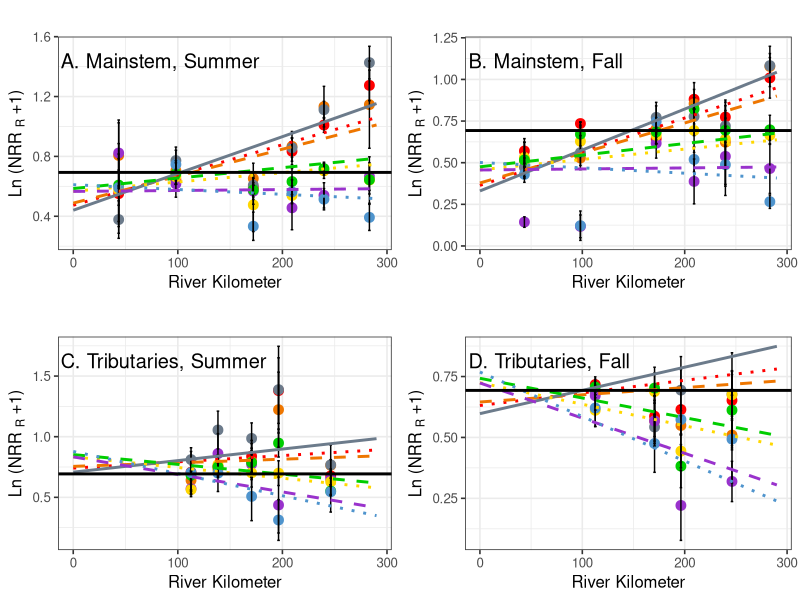

Source code (R): (Note: this script raises an error after producing the figure.)
library(plyr)
library(dplyr)
library(ggplot2)
library(gridExtra)

#data (created in "all sites" by combining NDS files and water chem file)
nds_chem<-read.csv("NDS_chem_all.csv")
nds_chem$river_mile<-ifelse(nds_chem$stream=="ahtanum", 106, nds_chem$river_mile)
nds_chem$river_km<-nds_chem$river_mile*1.609
nds_chem$stream<-as.factor(nds_chem$stream)
nds_chem$season<-as.factor(nds_chem$season)
nds_chem$type<-as.factor(nds_chem$type)
nds_chem$Stream<-recode(nds_chem$stream, 'ahtanum'='Ahtanum', 'century'='Century Landing', 'kiona'='Kiona', 'mabton'='Mabton',
                                           'reecer'= 'Reecer', 'ringer'='Ringer', 'roza'='Roza', 'satus'='Satus', 
                                           'toppenish'='Toppenish', 'wenas'='Wenas', 'cleelum'='Cle Elum')
nds_chem$Si.mgL_Si<-nds_chem$Si.mgL*28.0855/60.08 #needed because data from Seal are expressed as mg SiO2, not as mg Si

nds_s<-subset(nds_chem, top=="sponge")
nds_s <- subset(nds_s, !(is.na(nds_s$cr.nrr)))

nds_g<-subset(nds_chem, top=="glass")
nds_g <- subset(nds_g, !(is.na(nds_g$chla.nrr)))

nds_s$Stream <- factor(nds_s$Stream, levels = c("Cle Elum", "Reecer", "Ringer", "Roza", "Wenas", "Century Landing",
                                                "Ahtanum", "Toppenish", "Satus", "Mabton", "Kiona"))

nds_g$Stream <- factor(nds_g$Stream, levels = c("Cle Elum", "Reecer", "Ringer", "Roza", "Wenas", "Century Landing",
                                                "Ahtanum", "Toppenish", "Satus", "Mabton", "Kiona"))

nds_g$season<-factor(nds_g$season, levels=c("summer", "fall"))

nds_s$season<-factor(nds_s$season, levels=c("summer", "fall"))

#NRR figures
#summaries
sum_s<-ddply(nds_s, c("stream", "nutrient", "season", "river_km", "top", "type", "Si.mgL_Si", "DOC.mgL", "DIN.mgNL", "oP.mgPL"), summarise, cr=mean(cr.area, na.rm=T), 
             cr_nrr=mean(cr.nrr, na.rm=T), se_cr=(sd(cr.area, na.rm=T)/sqrt(sum(!is.na(cr.area)))),
             se_cr_nrr=(sd(cr.nrr, na.rm=T)/sqrt(sum(!is.na(cr.nrr)))))
sum_s$nutrient<-as.factor(sum_s$nutrient)

sum_g<-ddply(nds_g, c("stream", "nutrient", "season", "river_km", "top","type", "Si.mgL_Si", "DOC.mgL", "DIN.mgNL", "oP.mgPL"), summarise, gpp=mean(gpp.area, na.rm=T),
             chl_a=mean(chla, na.rm=T), chl_a.nrr=mean(chla.nrr, na.rm=T), gpp.nrr=mean(gpp.nrr, na.rm=T), 
             se_gpp=(sd(gpp.area, na.rm=T)/sqrt(sum(!is.na(gpp.area)))), 
             se_chla=(sd(chla, na.rm=T)/sqrt(sum(!is.na(chla)))), 
             se_chla_nrr=(sd(chla.nrr, na.rm=T)/sqrt(sum(!is.na(chla.nrr)))))
sum_g$nutrient<-as.factor(sum_g$nutrient)

#figures showing ME models
#CR NRR - separate by type to show different relationship between river mile and type
N.mains<-function (x){(0.5401840-0.06665833+ (0.0010123+0.0010095816)*x)}
NP.mains<-function (x){(0.5401840-0.05226625+(0.0010123+0.0007889932)*x)}
NPSi.mains<-function (x){(0.5401840-0.10001467+(0.0010123+0.0014462067)*x)}
NSi.mains<-function (x){(0.5401840+0.02581708 +(0.0010123-0.0009504016)*x)}
P.mains<-function (x){(0.5401840+0.02678777 +(0.0010123-0.0003903662)*x)}
PSi.mains<-function (x){(0.5401840+0.04495836 +(0.0010123-0.0003143952)*x)}
Si.mains<-function (x){(0.5401840+0.07073023 +(0.0010123-0.00133335)*x)}
mains<-function (x){0.5401840+0.0010123*x}

N.mainf<-function (x){(0.5401840-0.06665833+ (0.0010123+0.0010095816)*x)-0.1097521}
NP.mainf<-function (x){(0.5401840-0.05226625+(0.0010123+0.0007889932)*x)-0.1097521}
NPSi.mainf<-function (x){(0.5401840-0.10001467+(0.0010123+0.0014462067)*x)-0.1097521}
NSi.mainf<-function (x){(0.5401840+0.02581708 +(0.0010123-0.0009504016)*x)-0.1097521}
P.mainf<-function (x){(0.5401840+0.02678777 +(0.0010123-0.0003903662)*x)-0.1097521}
PSi.mainf<-function (x){(0.5401840+0.04495836 +(0.0010123-0.0003143952)*x)-0.1097521}
Si.mainf<-function (x){(0.5401840+0.07073023 +(0.0010123-0.00133335)*x)-0.1097521}
mainf<-function(x){(0.5401840+0.0010123*x)-0.1097521}

N.tribs<-function (x){(0.5401840-0.06665833+ (0.0010123+0.0010095816-0.0015056)*x)+0.2673480}
NP.tribs<-function (x){(0.5401840-0.05226625+(0.0010123+0.0007889932-0.0015056)*x)+0.2673480}
NPSi.tribs<-function (x){(0.5401840-0.10001450+(0.0010123+0.0014462060-0.0015056)*x)+0.2673480}
NSi.tribs<-function (x){(0.5401840+0.02581708 +(0.0010123-0.0009504016-0.0015056)*x)+0.2673480}
P.tribs<-function (x){(0.5401840+0.02678777 +(0.0010123-0.0003903662-0.0015056)*x)+0.2673480}
PSi.tribs<-function (x){(0.5401840+0.04495836 +(0.0010123-0.0003143952-0.0015056)*x)+0.2673480}
Si.tribs<-function (x){(0.5401840+0.07073023 +(0.0010123-0.00133335-0.0015056)*x)+0.2673480}
tribs<-function(x){(0.5401840+((0.0010123-0.0015056)*x))+0.2673480}

N.tribf<-function (x){(0.5401840-0.06665833+ (0.0010123+0.0010095816-0.0015056)*x)+0.2673480-0.1097521}
NP.tribf<-function (x){(0.5401840-0.05226625+(0.0010123+0.0007889932-0.0015056)*x)+0.2673480-0.1097521}
NPSi.tribf<-function (x){(0.5401840-0.10001450+(0.0010123+0.0014462060-0.0015056)*x)+0.2673480-0.1097521}
NSi.tribf<-function (x){(0.5401840+0.02581708 +(0.0010123-0.0009504016-0.0015056)*x)+0.2673480-0.1097521}
P.tribf<-function (x){(0.5401840+0.02678777 +(0.0010123-0.0003903662-0.0015056)*x)+0.2673480-0.1097521}
PSi.tribf<-function (x){(0.5401840+0.04495836 +(0.0010123-0.0003143952-0.0015056)*x)+0.2673480-0.1097521}
Si.tribf<-function (x){(0.5401840+0.07073023 +(0.0010123-0.00133335-0.0015056)*x)+0.2673480-0.1097521}
tribf<-function (x){(0.5401840+((0.0010123-0.0015056)*x))+0.2673480-0.1097521}

ave_all<-function(x){(0.5401840+0.0010123*x)}

#Fixed effects: log(cr.nrr + 1) ~ season + river_mile * type
#                       Value  Std.Error  DF   t-value  p-value
#(Intercept)          0.5401840 0.03465824 785 15.586019  0.0000
#seasonfall          -0.1097521 0.01345564 785 -8.156582  0.0000
#river_km             0.0010123 0.00037220 785  2.719848  0.0067
#typetrib             0.2673480 0.04474965 785  5.974304  0.0000
#river_km:typetrib   -0.0015056 0.00024023 785 -6.267546  0.0000

#         (Intercept)      river_km
#control  0.05064563 -0.0002562674
#N       -0.06665823  0.0010095811
#NP      -0.05226617  0.0007889928
#NPSi    -0.10001450  0.0014462060
#NSi      0.02581713 -0.0009504019
#P        0.02678773 -0.0003903661
#PSi      0.04495824 -0.0003143946
#Si       0.07073017 -0.0013333500

sum_s_main_s<-subset(sum_s,type=="mainstem"&season=="summer")
sum_s_main_f<-subset(sum_s, type=="mainstem" & season =="fall")
sum_s_trib_s<-subset(sum_s,type=="trib"&season=="summer")
sum_s_trib_f<-subset(sum_s,type=="trib"&season=="fall")

sum_s_main_s$nutrient<-factor(sum_s_main_s$nutrient, levels=c("control", "N", "P", "Si", "NP","NSi","PSi", "NPSi"))
sum_s_main_f$nutrient<-factor(sum_s_main_f$nutrient, levels=c("control", "N", "P", "Si", "NP","NSi","PSi","NPSi"))
sum_s_trib_s$nutrient<-factor(sum_s_trib_s$nutrient, levels=c("control", "N", "P", "Si", "NP","NSi","PSi","NPSi"))
sum_s_trib_f$nutrient<-factor(sum_s_trib_f$nutrient, levels=c("control", "N", "P", "Si", "NP","NSi","PSi","NPSi"))

A<-ggplot(subset(sum_s_main_s, !(nutrient=="control")), aes(x=river_km, y=log(cr_nrr+1)))+
  geom_point(aes(color=factor(nutrient)), size=3)+
  geom_errorbar(aes(ymin=log(cr_nrr+1)-log(se_cr_nrr+1), ymax=log(cr_nrr+1)+log(se_cr_nrr+1), width=2.5))+
  scale_color_manual(values=c("red","gold", "steelblue3", "darkorange2", "darkorchid", "green3", "slategray4"))+
  theme_bw(base_size = 12)+ylab(expression(paste('Ln (NRR ' [ R],' +1)'))) +xlab("River Kilometer")+
  ggtitle("A. Mainstem, Summer")+theme(plot.title = element_text(hjust = 0.02, vjust=-8))+
  scale_x_continuous(limits=c(0,290))+
  theme(legend.title=element_blank(),legend.position="none")+
   stat_function(fun=N.mains, color="red", lty="dotted", lwd=1)+
  stat_function(fun=NP.mains, color="darkorange2", lty="dashed",lwd=1)+
  stat_function(fun=NPSi.mains, color="slategray4", lty="solid",lwd=1)+
  stat_function(fun=P.mains, color="gold", lty="dotted",lwd=1)+
  stat_function(fun=PSi.mains, color="green3", lty="dashed",lwd=1)+
  stat_function(fun=NSi.mains, color="darkorchid", lty="dashed",lwd=1)+
  stat_function(fun=Si.mains, color="steelblue3", lty="dotted",lwd=1)+
  geom_hline(yintercept=log(2), lwd=1)
stat_function(fun=mains, lwd=1)

B<-ggplot(subset(sum_s_main_f, !(nutrient=="control")), aes(x=river_km, y=log(cr_nrr+1)))+
  geom_point(aes(color=factor(nutrient)), size=3)+
  geom_errorbar(aes(ymin=log(cr_nrr+1)-log(se_cr_nrr+1), ymax=log(cr_nrr+1)+log(se_cr_nrr+1), width=2.5))+
  scale_color_manual(values=c("red","gold", "steelblue3", "darkorange2", "darkorchid", "green3", "slategray4"))+
  theme_bw(base_size = 12)+ylab(expression(paste('Ln (NRR ' [R],' +1)')))+xlab("River Kilometer") +
   ggtitle("B. Mainstem, Fall")+theme(plot.title = element_text(hjust = 0.02, vjust=-8))+
  scale_x_continuous(limits=c(0,290))+
  theme(legend.title=element_blank(),legend.position="none")+
    stat_function(fun=N.mainf, color="red", lty="dotted", lwd=1)+
  stat_function(fun=NP.mainf, color="darkorange2", lty="dashed",lwd=1)+
  stat_function(fun=NPSi.mainf, color="slategray4", lty="solid",lwd=1)+
  stat_function(fun=P.mainf, color="gold", lty="dotted",lwd=1)+
  stat_function(fun=PSi.mainf, color="green3", lty="dashed",lwd=1)+
  stat_function(fun=NSi.mainf, color="darkorchid", lty="dashed",lwd=1)+
  stat_function(fun=Si.mainf, color="steelblue3", lty="dotted",lwd=1)+
  geom_hline(yintercept=log(2), lwd=1)
stat_function(fun=mainf, lwd=1)

C<-ggplot(subset(sum_s_trib_s, !(nutrient=="control")), aes(x=river_km, y=log(cr_nrr+1)))+
  geom_point(aes(color=factor(nutrient)), size=3)+
  geom_errorbar(aes(ymin=log(cr_nrr+1)-log(se_cr_nrr+1), ymax=log(cr_nrr+1)+log(se_cr_nrr+1), width=2.5))+
  scale_color_manual(values=c("red","gold", "steelblue3", "darkorange2", "darkorchid", "green3", "slategray4"))+
  theme_bw(base_size=12)+ylab(expression(paste('Ln (NRR ' [R],' +1)'))) +xlab("River Kilometer")+
  ggtitle("C. Tributaries, Summer")+theme(plot.title = element_text(hjust = 0.02, vjust=-8))+
  theme(legend.title=element_blank(),legend.position="none")+
  scale_x_continuous(limits=c(0,290))+
    stat_function(fun=N.tribs, color="red", lty="dotted", lwd=1)+
  stat_function(fun=NP.tribs, color="darkorange2", lty="dashed", lwd=1)+
  stat_function(fun=NPSi.tribs, color="slategray4", lty="solid", lwd=1)+
  stat_function(fun=P.tribs, color="gold", lty="dotted", lwd=1)+
  stat_function(fun=PSi.tribs, color="green3", lty="dashed", lwd=1)+
  stat_function(fun=NSi.tribs, color="darkorchid", lty="dashed", lwd=1)+
  stat_function(fun=Si.tribs, color="steelblue3", lty="dotted", lwd=1)+
  geom_hline(yintercept=log(2), lwd=1)
stat_function(fun=tribs, lwd=1)

D<-ggplot(subset(sum_s_trib_f, !(nutrient=="control")), aes(x=river_km, y=log(cr_nrr+1)))+
  geom_point(aes(color=factor(nutrient)), size=3)+
  geom_errorbar(aes(ymin=log(cr_nrr+1)-log(se_cr_nrr+1), ymax=log(cr_nrr+1)+log(se_cr_nrr+1), width=2.5))+
  scale_color_manual(values=c("red","gold", "steelblue3", "darkorange2", "darkorchid", "green3", "slategray4"))+
  theme_bw(base_size = 12)+ ylab(expression(paste('Ln (NRR ' [R],' +1)'))) +xlab("River Kilometer")+
  ggtitle("D. Tributaries, Fall")+theme(plot.title = element_text(hjust = 0.02, vjust=-8))+
  scale_x_continuous(limits=c(0,290))+
  theme(legend.title=element_blank(),legend.position="none")+
    stat_function(fun=N.tribf, color="red", lty="dotted", lwd=1)+
  stat_function(fun=NP.tribf, color="darkorange2", lty="dashed",lwd=1)+
  stat_function(fun=NPSi.tribf, color="slategray4", lty="solid",lwd=1)+
  stat_function(fun=P.tribf, color="gold", lty="dotted",lwd=1)+
  stat_function(fun=PSi.tribf, color="green3", lty="dashed",lwd=1)+
  stat_function(fun=NSi.tribf, color="darkorchid", lty="dashed",lwd=1)+
  stat_function(fun=Si.tribf, color="steelblue3", lty="dotted",lwd=1)+
  geom_hline(yintercept=log(2), lwd=1)
stat_function(fun=tribf, lwd=1)
               
library(gridExtra)
grid.arrange(A, B, C, D, ncol=2)

#chla NRR, model with river km, season, and type only
sum_g$nutrient<-factor(sum_g$nutrient, levels=c("control", "N", "P", "NP","NSi","PSi", "Si","NPSi"))

#equations
#Fixed effects: chla.nrr ~ river_mile + season + river_mile * type 
#                     Value  Std.Error    DF   t-value  p-value
#(Intercept)          0.7526378 0.06627973 794 11.355474  0.0000
#river_mile          -0.0031057 0.00042297 794 -7.342575  0.0000
#seasonsummer         0.4611727 0.03273352 794 14.088696  0.0000
#typetrib            -0.4392558 0.07392803 794 -5.941668  0.0000
#river_mile:typetrib  0.0015501 0.00050217 794  3.086829  0.0021

#       (Intercept)
#control  0.06433244
#N        0.07263615
#NP      -0.05449180
#NPSi     0.01110275
#NSi     -0.04395794
#P        0.02348266
#PSi     -0.04629925
#Si      -0.02680503

N.tribf<-function (x){(0.7526378+0.07263615-(0.0031057*0.0015501)*x)}
NP.tribf<-function(x){0.7526378-0.05449180-(0.0031057*0.0015501)*x}
NPSi.tribf<-function(x){0.7526378+0.01110275-(0.0031057*0.0015501)*x}
NSi.tribf<-function(x){0.7526378-0.04395794-(0.0031057*0.0015501)*x}
P.tribf<-function(x){0.7526378+0.02348266-(0.0031057*0.0015501)*x}
PSi.tribf<-function(x){0.7526378-0.04629925-(0.0031057*0.0015501)*x}
Si.tribf<-function(x){0.7526378-0.02680503-(0.0031057*0.0015501)*x}

N.mains<-function (x){(0.7526378+0.07263615-0.0031057*x)*1.4611727*1.4392558}
NP.mains<-function(x){(0.7526378-0.05449180-0.0031057*x)*1.4611727*1.4392558}
NPSi.mains<-function(x){(0.7526378+0.01110275-0.0031057*x)*1.4611727*1.4392558}
NSi.mains<-function(x){(0.7526378-0.04395794-0.0031057*x)*1.4611727*1.4392558}
P.mains<-function(x){(0.7526378+0.02348266-0.0031057*x)*1.4611727*1.4392558}
PSi.mains<-function(x){(0.7526378-0.04629925-0.0031057*x)*1.4611727*1.4392558}
Si.mains<-function(x){(0.7526378-0.02680503-0.0031057*x)*1.4611727*1.4392558}

N.tribsL<-function (x){(0.7526378+0.07263615-(0.0031057*0.0015501)*log10(x))*1.4611727}
NP.tribsL<-function(x){(0.7526378-0.05449180-(0.0031057*0.0015501)*log10(x))*1.4611727}
NPSi.tribsL<-function(x){(0.7526378+0.01110275-(0.0031057*0.0015501)*log10(x))*1.4611727}
NSi.tribsL<-function(x){(0.7526378-0.04395794-(0.0031057*0.0015501)*log10(x))*1.4611727}
P.tribsL<-function(x){(0.7526378+0.02348266-(0.0031057*0.0015501)*log10(x))*1.4611727}
PSi.tribsL<-function(x){(0.7526378-0.04629925-(0.0031057*0.0015501)*log10(x))*1.4611727}
Si.tribsL<-function(x){(0.7526378-0.02680503-(0.0031057*0.0015501)*log10(x))*1.4611727}

N.mainf<-function (x){(0.7526378+0.07263615-0.0031057*x)*1.4392558}
NP.mainf<-function(x){(0.7526378-0.05449180-0.0031057*x)*1.4392558}
NPSi.mainf<-function(x){(0.7526378+0.01110275-0.0031057*x)*1.4392558}
NSi.mainf<-function(x){(0.7526378-0.04395794-0.0031057*x)*1.4392558}
P.mainf<-function(x){(0.7526378+0.02348266-0.0031057*x)*1.4392558}
PSi.mainf<-function(x){(0.7526378-0.04629925-0.0031057*x)*1.4392558}
Si.mainf<-function(x){(0.7526378-0.02680503-0.0031057*x)*1.4392558}

sum_g_main_s<-subset(sum_g,type=="mainstem"&season=="summer")
sum_g_main_f<-subset(sum_g, type=="mainstem" & season =="fall")
sum_g_trib_s<-subset(sum_g,type=="trib"&season=="summer")
sum_g_trib_f<-subset(sum_g,type=="trib"&season=="fall")

sum_g_main_s$nutrient<-factor(sum_g_main_s$nutrient, levels=c("control", "N", "P", "Si", "NP","NSi","PSi", "NPSi"))
sum_g_main_f$nutrient<-factor(sum_g_main_f$nutrient, levels=c("control", "N", "P", "Si", "NP","NSi","PSi","NPSi"))
sum_g_trib_s$nutrient<-factor(sum_g_trib_s$nutrient, levels=c("control", "N", "P", "Si", "NP","NSi","PSi","NPSi"))
sum_g_trib_f$nutrient<-factor(sum_g_trib_f$nutrient, levels=c("control", "N", "P", "Si", "NP","NSi","PSi","NPSi"))

A<-ggplot(subset(sum_g_main_s, !(nutrient=="control")), aes(x=river_km, y=chl_a.nrr))+
  geom_point(aes(color=factor(nutrient)), size=3)+
  geom_errorbar(aes(ymin=chl_a.nrr-se_chla_nrr, ymax=chl_a.nrr+se_chla_nrr, width=2.5))+
  scale_color_manual(values=c("red","gold", "steelblue3", "darkorange2", "darkorchid", "green3", "slategray4"))+
  theme_bw(base_size = 13)+ylab(expression(paste('NRR '[chla],''))) +xlab("River Kilometer")+
  ggtitle("A. Mainstem, Summer")+theme(plot.title = element_text(hjust = 0.02, vjust=-8))+
  theme(legend.title=element_blank(),legend.position="none")+scale_x_continuous(limits=c(0,290))

  +stat_function(fun=N.mains, color="red")+
  stat_function(fun=NP.mains, color="orange")+
  stat_function(fun=NPSi.mains, color="slategray4")+
  stat_function(fun=P.mains, color="goldenrod2")+
  stat_function(fun=PSi.mains, color="turquoise4")+
  stat_function(fun=NSi.mains, color="orchid")+
  stat_function(fun=Si.mains, color="deepskyblue3")

B<-ggplot(subset(sum_g_main_f, !(nutrient=="control")), aes(x=river_km, y=chl_a.nrr))+
  geom_point(aes(color=factor(nutrient)), size=3)+
  geom_errorbar(aes(ymin=chl_a.nrr-se_chla_nrr, ymax=chl_a.nrr+se_chla_nrr, width=2.5))+
  scale_color_manual(values=c("red","gold", "steelblue3", "darkorange2", "darkorchid", "green3", "slategray4"))+
  theme_bw(base_size = 13)+ylab(expression(paste('NRR '[chla],'')))+xlab("River Kilometer") +
  ggtitle("B. Mainstem, Fall")+theme(plot.title = element_text(hjust = 0.02, vjust=-8))+
  theme(legend.title=element_blank(),legend.position="none")+
  scale_y_continuous(limits=c(0,7.5))+scale_x_continuous(limits=c(0,290))

  +stat_function(fun=(N.mainf), color="red")+
  stat_function(fun=(NP.mainf), color="orange")+
  stat_function(fun=(NPSi.mainf), color="slategray4")+
  stat_function(fun=(P.mainf), color="goldenrod2")+
  stat_function(fun=(PSi.mainf), color="turquoise4")+
  stat_function(fun=(NSi.mainf), color="orchid")+
  stat_function(fun=(Si.mainf), color="deepskyblue3")

C<-ggplot(subset(sum_g_trib_s, !(nutrient=="control")), aes(x=river_km, y=log10(chl_a.nrr+1)))+
  geom_point(aes(color=factor(nutrient)), size=3)+
  geom_errorbar(aes(ymin=log10(chl_a.nrr+1)-log10(se_chla_nrr+1), ymax=log10(chl_a.nrr+1)+log10(se_chla_nrr+1), width=2.5))+
  scale_color_manual(values=c("red","gold", "steelblue3", "darkorange2", "darkorchid", "green3", "slategray4"))+
  theme_bw(base_size=13)+ylab(expression(paste('log (NRR '[chla],'+1)'))) +xlab("River Kilometer")+
  ggtitle("C. Tributaries, Summer")+theme(plot.title = element_text(hjust = 0.02, vjust=-8))+
  theme(legend.title=element_blank(),legend.position="none")+
  scale_x_continuous(limits=c(0,290))

  +stat_function(fun=N.tribsL, color="red")+
  stat_function(fun=NP.tribsL, color="orange")+
  stat_function(fun=NPSi.tribsL, color="slategray4")+
  stat_function(fun=P.tribsL, color="goldenrod2")+
  stat_function(fun=PSi.tribsL, color="turquoise4")+
  stat_function(fun=NSi.tribsL, color="orchid")+
  stat_function(fun=Si.tribsL, color="deepskyblue3")

D<-ggplot(subset(sum_g_trib_f, !(nutrient=="control")), aes(x=river_km, y=chl_a.nrr))+
  geom_point(aes(color=factor(nutrient)), size=3)+
  geom_errorbar(aes(ymin=chl_a.nrr-se_chla_nrr, ymax=chl_a.nrr+se_chla_nrr), width=2.5)+
  scale_color_manual(values=c("red","gold", "steelblue3", "darkorange2", "darkorchid", "green3", "slategray4"))+
  theme_bw(base_size = 13)+ ylab(expression(paste('NRR '[chla],''))) +xlab("River Kilometer")+
  ggtitle("D. Tributaries, Fall")+theme(plot.title = element_text(hjust = 0.02, vjust=-8))+
  theme(legend.title=element_blank(),legend.position="none")+
  scale_x_continuous(limits=c(0,290))+scale_y_continuous(limits=c(0,2.5))

  +stat_function(fun=N.tribf, color="red")+
  stat_function(fun=NP.tribf, color="orange")+
  stat_function(fun=NPSi.tribf, color="slategray4")+
  stat_function(fun=P.tribf, color="goldenrod2")+
  stat_function(fun=PSi.tribf, color="turquoise4")+
  stat_function(fun=NSi.tribf, color="orchid")+
  stat_function(fun=Si.tribf, color="deepskyblue3")

grid.arrange(A, B, C, D, ncol=2)

#chlorophyll-a, without Wenas
#Fixed effects: log(chla.nrr) ~ river_mile * season 
#                         Value  Std.Error  DF   t-value p-value
#(Intercept)            -0.3379904 0.11646515 716 -2.902074  0.0038
#river_mile             0.0053242 0.00113156 716  4.705179  0.0000
#seasonfall             0.0848563 0.16588367 716  0.511541  0.6091
#river_mile:seasonfall -0.0079885 0.00141784 716 -5.634295  0.0000

#       (Intercept)    river_mile
#control  0.0001417365  0.0001481625
#N       -0.0285294132  0.0018817072
#NP       0.0148751965 -0.0010105739
#NPSi    -0.0257849645  0.0015902815
#NSi      0.0281159682 -0.0018150838
#P        0.0105744550 -0.0006058083
#PSi      0.0100358109 -0.0006453788
#Si      -0.0094287894  0.0004566935

N.chlas<-function (x){(-0.3379904 -0.0285294132+(0.0018817072*0.0053242*1.00798853*x))}
NP.chlas<-function (x){(-0.3379904 +0.0148751965+(-0.0010105739*0.0053242*1.00798853*x))}
NPSi.chlas<-function (x){(-0.3379904 -0.0257849645+(0.0015902815*0.0053242*1.00798853*x))}
NSi.chlas<-function (x){(-0.3379904 +0.0281159682+(-0.0018150838*0.0053242*1.00798853*x))}
P.chlas<-function (x){(-0.3379904+0.0105744550(-0.0006058083*0.0053242*1.00798853*x))}
PSi.chlas<-function (x){(-0.3379904 +0.0100358109+(-0.0006453788*0.0053242*1.00798853*x))}
Si.chlas<-function (x){(-0.3379904 -0.00942878945+(0.0004566935*0.0053242*1.00798853*x))}

N.chlaf<-function (x){(-0.3379904 -0.0285294132+(0.0018817072*0.0053242*x))*1.0848563}
NP.chlaf<-function (x){(-0.3379904 +0.0148751965+(-0.0010105739*0.0053242*x))*1.0848563}
NPSi.chlaf<-function (x){(-0.3379904 -0.0257849645+(0.0015902815*0.0053242*x))*1.0848563}
NSi.chlaf<-function (x){(-0.3379904 +0.0281159682+(-0.0018150838*0.0053242*x))*1.0848563}
P.chlaf<-function (x){(-0.3379904+0.0105744550(-0.0006058083*0.0053242*x))*1.0848563}
PSi.chlaf<-function (x){(-0.3379904 +0.0100358109+(-0.0006453788*0.0053242*x))*1.0848563}
Si.chlaf<-function (x){(-0.3379904 -0.00942878945+(0.0004566935*0.0053242*x))*1.0848563}

sum_g_w<-subset(sum_g, !(stream=="wenas"))
sum_g_ws<-subset(sum_g_w, season=="summer")
sum_g_wf<-subset(sum_g_w, season=="fall")

A<-ggplot(subset(sum_g_ws, !(nutrient=="control")), aes(x=river_mile, y=log(chl_a.nrr)))+
  geom_point(aes(color=factor(nutrient)), size=3)+
  geom_errorbar(aes(ymin=log(chl_a.nrr)-log(se_chla_nrr), ymax=log(chl_a.nrr)+log(se_chla_nrr), width=2.5))+
  scale_color_manual(values=c("red","goldenrod2", "deepskyblue3", "orange", "orchid", "turquoise4", "slategray4"))+
  theme_bw(base_size = 14)+ylab(expression(paste('log (NRR'[chla],')'))) +xlab("River Mile")+
  ggtitle("A. Summer")+theme(plot.title = element_text(hjust = 0.02, vjust=-8))+
  theme(legend.title=element_blank(),legend.position="none")+
  stat_function(fun=N.chlas, color="red")+
  stat_function(fun=NP.chlas, color="orange")+
  stat_function(fun=NPSi.chlas, color="slategray4")+
  stat_function(fun=P.chlas, color="goldenrod2")+
  stat_function(fun=PSi.chlas, color="turquoise4")+
  stat_function(fun=NSi.chlas, color="orchid")+
  stat_function(fun=Si.chlas, color="deepskyblue3")

B<-ggplot(subset(sum_g_wf, !(nutrient=="control")), aes(x=river_mile, y=log(chl_a.nrr)))+
  geom_point(aes(color=factor(nutrient)), size=3)+
  geom_errorbar(aes(ymin=log(chl_a.nrr)-log(se_chla_nrr), ymax=log(chl_a.nrr)+log(se_chla_nrr), width=2.5))+
  scale_color_manual(values=c("red","goldenrod2", "deepskyblue3", "orange", "orchid", "turquoise4", "slategray4"))+
  theme_bw(base_size = 14)+ylab(expression(paste('log (NRR'[chla],')')))+xlab("River Mile") +
  ggtitle("B. Fall")+theme(plot.title = element_text(hjust = 0.02, vjust=-8))+
  theme(legend.title=element_blank(),legend.position="none")+
  stat_function(fun=N.chlaf, color="red")+
  stat_function(fun=NP.chlaf, color="orange")+
  stat_function(fun=NPSi.chlaf, color="slategray4")+
  stat_function(fun=P.chlaf, color="goldenrod2")+
  stat_function(fun=PSi.chlaf, color="turquoise4")+
  stat_function(fun=NSi.chlaf, color="orchid")+
  stat_function(fun=Si.chlaf, color="deepskyblue3")

grid.arrange(A, B, ncol=1)

#slopes are so low that they look flat here. For some reason, summer lines are below all points - maybe need to check.
#either way, hand-calculation reveals almost no change. 

#previous attempts - can probably delete*****
nds_ssummer<-subset(nds_s, season=="summer")
nds_sfall<-subset(nds_s, season=="fall")

newdat1<-expand.grid(type=unique(nds_ssummer$type),
                     season=unique(nds_ssummer$season),
                     river_mile=c(min(nds_ssummer$river_mile),
                                  max(nds_ssummer$river_mile)))
newdat2<-expand.grid(type=unique(nds_sfall$type),
                     season=unique(nds_sfall$season),
                     river_mile=c(min(nds_sfall$river_mile),
                                  max(nds_sfall$river_mile)))

ggplot(nds_s, aes(x=river_mile, y=log(cr.nrr+1)))+
  geom_point(aes(shape=factor(type)))+
  geom_line(aes(y=predict(Mf), group=nutrient))+
  geom_line(data=newdat, aes(y=predict(Mf, level=0,newdata=newdat), color=factor(season)))+
  annotate()
theme_bw()

#example:
ggplot(Orthodont, aes(x=age, y=distance, colour=Sex)) +
  geom_point(size=3) +
  geom_line(aes(y=predict(fm2), group=Subject, size="Subjects")) +
  geom_line(data=newdat, aes(y=predict(fm2, level=0, newdata=newdat), size="Population")) +
  scale_size_manual(name="Predictions", values=c("Subjects"=0.5, "Population"=3)) +
  theme_bw(base_size=22) 
      
